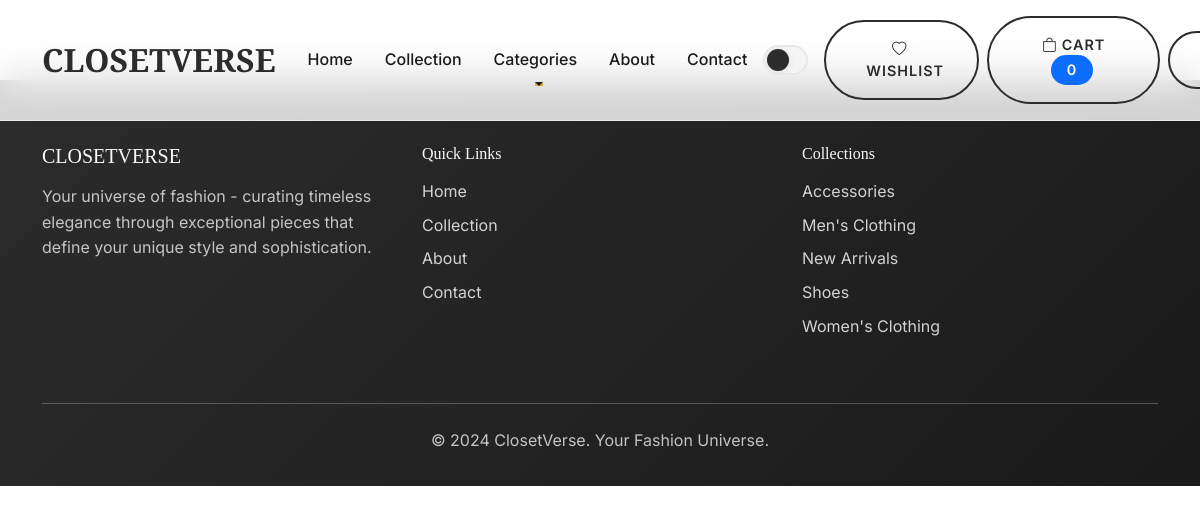
Screenshot of /register/ with the database file from the repository.
### store/models.py (models this page shows, shortened)
class Category(models.Model):
    name = models.CharField(max_length=100, unique=True)
    slug = models.SlugField(max_length=100, unique=True)
    description = models.TextField(blank=True)
    created_at = models.DateTimeField(auto_now_add=True)
    class Meta:
        verbose_name_plural = 'Categories'
        ordering = ['name']

### store/views.py (the view, shortened to what this page needs)
# urls.py: path('register/', views.register_view, name='register'),
def register_view(request):
    if request.user.is_authenticated:
        return redirect('store:home')
    register_form = UserRegistrationForm(request.POST or None)
    login_form = AuthenticationForm()
    context = {'register_form': register_form, 'login_form': login_form}
    return render(request, 'base.html', context)

### store/context_processors.py (called while the page is built)
def categories_processor(request):
    return {
        'categories': Category.objects.all().order_by('name')
    }

### templates/base.html (shortened to what this page needs)
<!DOCTYPE html>
<html lang="en" data-theme="light">
<head>
    <link href="https://cdn.jsdelivr.net/npm/bootstrap@5.3.0/dist/css/bootstrap.min.css" rel="stylesheet">
    <link href="https://cdn.jsdelivr.net/npm/bootstrap-icons@1.11.0/font/bootstrap-icons.css" rel="stylesheet">
    {% load static %}
    <link rel="stylesheet" href="{% static 'css/style.css' %}">
</head>
<body>
    <nav class="navbar navbar-expand-lg fixed-top">
        <div class="container">
            <a class="navbar-brand font-display" href="{% url 'store:home' %}">
                CLOSETVERSE
            </a>
            <div class="collapse navbar-collapse" id="navbarNav">
                <ul class="navbar-nav me-auto">
                    <li class="nav-item">
                        <a class="nav-link" href="{% url 'store:home' %}">Home</a>
                    </li>
                    <li class="nav-item">
                        <a class="nav-link" href="{% url 'store:product_list' %}">Collection</a>
                    </li>
                    <li class="nav-item dropdown">
                        <a class="nav-link dropdown-toggle" href="#" role="button" data-bs-toggle="dropdown">
                            Categories
                        </a>
                    </li>
                    <li class="nav-item">
                        <a class="nav-link" href="{% url 'store:about' %}">About</a>
                    </li>
                    <li class="nav-item">
                        <a class="nav-link" href="{% url 'store:contact' %}">Contact</a>
                    </li>
                </ul>
                <div class="d-flex align-items-center">
                    <div class="theme-toggle me-3" onclick="toggleTheme()"></div>
                    <a href="{% url 'store:wishlist' %}" class="btn btn-outline-primary btn-sm me-2">
                        <i class="bi bi-heart me-1"></i>Wishlist
                    </a>
                    <a href="{% url 'store:cart' %}" class="btn btn-outline-primary btn-sm">
                        <i class="bi bi-bag me-1"></i>Cart
                        <span class="badge bg-primary ms-1" id="cart-count">{{ cart_count|default:0 }}</span>
                    </a>
                    {% if user.is_authenticated %}
                        <div class="dropdown ms-3">
                            <a href="#" class="btn btn-outline-secondary btn-sm dropdown-toggle d-flex align-items-center" id="profileDropdown" data-bs-toggle="dropdown" aria-expanded="false" style="padding: 0.25rem 0.75rem;">
                                <i class="bi bi-person-circle fs-5"></i>
                            </a>
                            <ul class="dropdown-menu dropdown-menu-end" aria-labelledby="profileDropdown">
                                <li><a class="dropdown-item" href="{% url 'store:profile' %}"><i class="bi bi-person me-2"></i>Profile</a></li>
                                <li><hr class="dropdown-divider"></li>
                                <li><a class="dropdown-item" href="{% url 'store:logout' %}"><i class="bi bi-box-arrow-right me-2"></i>Logout</a></li>
                            </ul>
                        </div>
                    {% else %}
                        <button type="button" class="btn btn-outline-primary ms-2" data-bs-toggle="modal" data-bs-target="#authModal">
                        </button>
                    {% endif %}
                </div>
            </div>
        </div>
    </nav>
    <footer class="text-light">
        <div class="container">
            <div class="row">
                <div class="col-md-4 mb-4">
                    <h5 class="font-display mb-3">CLOSETVERSE</h5>
                    <p class="opacity-75">Your universe of fashion - curating timeless elegance through exceptional pieces that define your unique style and sophistication.</p>
                </div>
                <div class="col-md-4 mb-4">
                    <h6 class="font-display mb-3">Quick Links</h6>
                    <ul class="list-unstyled">
                        <li class="mb-2"><a href="{% url 'store:home' %}">Home</a></li>
                        <li class="mb-2"><a href="{% url 'store:product_list' %}">Collection</a></li>
                        <li class="mb-2"><a href="{% url 'store:about' %}">About</a></li>
                        <li class="mb-2"><a href="{% url 'store:contact' %}">Contact</a></li>
                    </ul>
                </div>
                <div class="col-md-4 mb-4">
                    <h6 class="font-display mb-3">Collections</h6>
                    <ul class="list-unstyled">
                        {% for category in categories %}
                        <li class="mb-2">
                            <a href="{% url 'store:category_products' category.slug %}">{{ category.name }}</a>
                        </li>
                        {% endfor %}
                    </ul>
                </div>
            </div>
            <hr class="my-4 opacity-25">
            <div class="text-center">
                <p class="mb-0 opacity-75">&copy; 2024 ClosetVerse. Your Fashion Universe.</p>
            </div>
        </div>
    </footer>
</body>
</html>

### static/css/style.css (style rules this page uses)
:root { --primary-color: #2c2c2c; --secondary-color: #d4af37; --accent-color: #f8f6f0; --text-primary: #1a1a1a; --text-secondary: #666666; --text-muted: #999999; --bg-primary: #ffffff; --bg-secondary: #fafafa; --bg-tertiary: #f5f5f5; --border-color: #e8e8e8; --shadow-light: rgba(0, 0, 0, 0.05); --shadow-medium: rgba(0, 0, 0, 0.1); --shadow-heavy: rgba(0, 0, 0, 0.15); --gradient-primary: linear-gradient(135deg, #ffffff 0%, #f8f6f0 100%); --gradient-secondary: linear-gradient(135deg, #2c2c2c 0%, #1a1a1a 100%); --blur-backdrop: rgba(255, 255, 255, 0.8); }
* { margin: 0; padding: 0; box-sizing: border-box; }
html { scroll-behavior: smooth; font-size: 16px; }
body { font-family: "Inter", sans-serif; background: var(--bg-primary); color: var(--text-primary); line-height: 1.6; transition: all 0.4s cubic-bezier(0.4, 0, 0.2, 1); overflow-x: hidden; }
.font-display { font-family: "Playfair Display", serif; }
.theme-toggle { position: relative; width: 60px; height: 30px; background: var(--bg-tertiary); border-radius: 50px; border: 2px solid var(--border-color); cursor: pointer; transition: all 0.4s cubic-bezier(0.4, 0, 0.2, 1); overflow: hidden; }
.theme-toggle::before { content: ""; position: absolute; top: 2px; left: 2px; width: 22px; height: 22px; background: var(--primary-color); border-radius: 50%; transition: all 0.4s cubic-bezier(0.4, 0, 0.2, 1); box-shadow: 0 2px 8px var(--shadow-medium); }
.navbar { background: var(--blur-backdrop) !important; backdrop-filter: blur(20px); -webkit-backdrop-filter: blur(20px); border-bottom: 1px solid var(--border-color); transition: all 0.4s cubic-bezier(0.4, 0, 0.2, 1); padding: 1rem 0; }
.navbar-brand { font-family: "Playfair Display", serif; font-size: 2rem; font-weight: 700; color: var(--primary-color) !important; text-decoration: none; transition: all 0.3s ease; }
.nav-link { color: var(--text-primary) !important; font-weight: 500; position: relative; transition: all 0.3s cubic-bezier(0.4, 0, 0.2, 1); margin: 0 0.5rem; }
.nav-link::after { content: ""; position: absolute; bottom: -5px; left: 50%; width: 0; height: 2px; background: var(--secondary-color); transition: all 0.3s cubic-bezier(0.4, 0, 0.2, 1); transform: translateX(-50%); }
.btn-outline-primary { border: 2px solid var(--primary-color); color: var(--primary-color); background: transparent; padding: 1rem 2.5rem; font-weight: 600; border-radius: 50px; transition: all 0.4s cubic-bezier(0.4, 0, 0.2, 1); position: relative; overflow: hidden; text-transform: uppercase; letter-spacing: 1px; font-size: 0.9rem; }
.badge { padding: 0.5rem 1rem; border-radius: 20px; font-weight: 600; font-size: 0.75rem; text-transform: uppercase; letter-spacing: 0.5px; margin-right: 0.5rem; backdrop-filter: blur(10px); -webkit-backdrop-filter: blur(10px); }
footer { background: var(--gradient-secondary) !important; color: var(--bg-primary) !important; padding: 4rem 0 2rem; margin-top: 5rem; }
footer h5, footer h6 { font-family: "Playfair Display", serif; margin-bottom: 1.5rem; }
footer a { color: rgba(255, 255, 255, 0.8) !important; text-decoration: none; transition: all 0.3s ease; }
html { scroll-behavior: smooth; }
.badge { font-size: 0.9rem; padding: 0.5rem 1rem; }

### rows the page displays
Category: name "Accessories"
Category: name "Men's Clothing"
Category: name "New Arrivals"
Category: name "Shoes"
Category: name "Women's Clothing"

### other values shown
{{ cart_count|default:0 }} "0"
